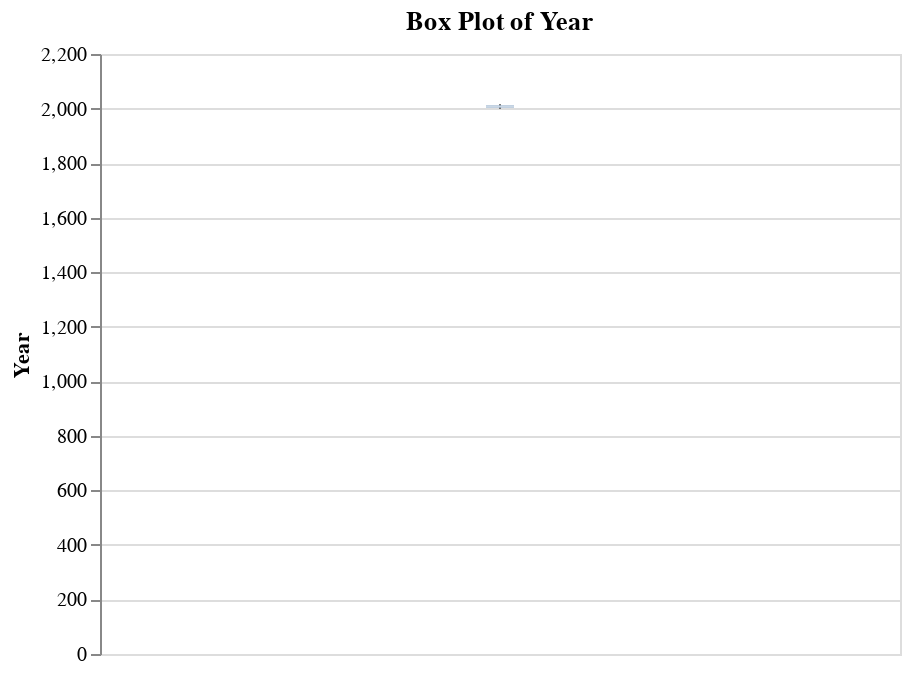
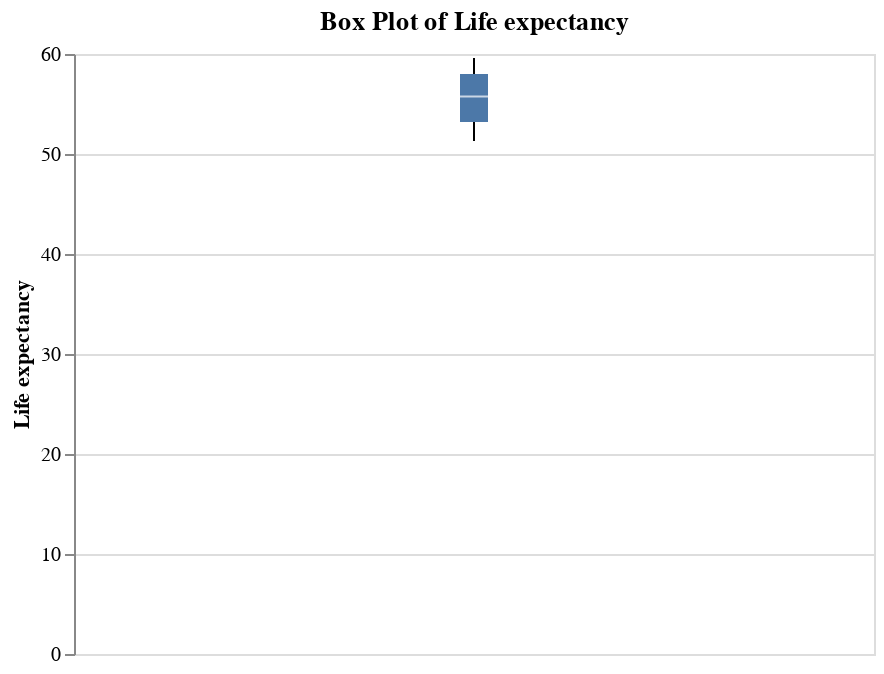
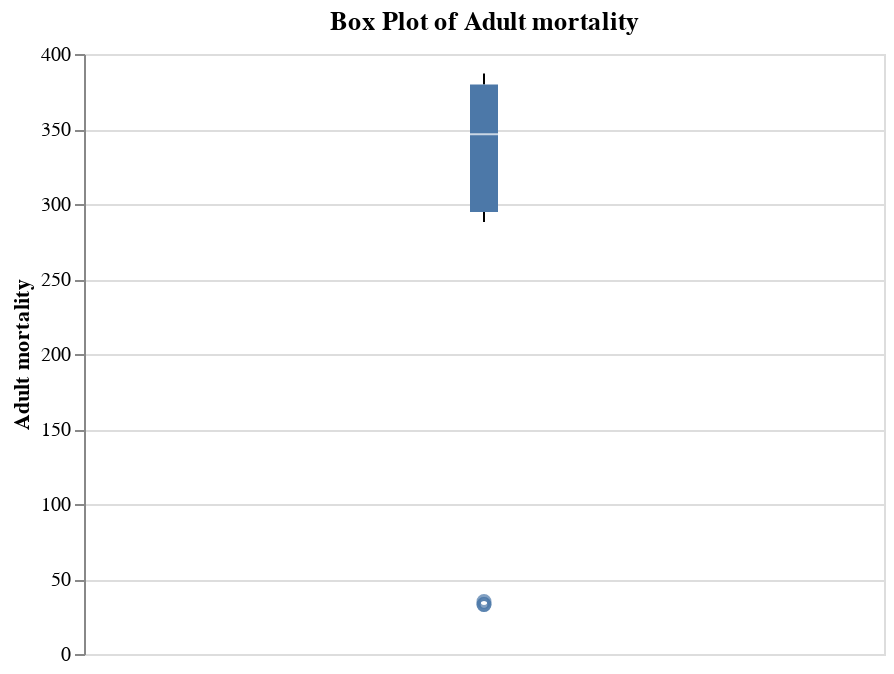
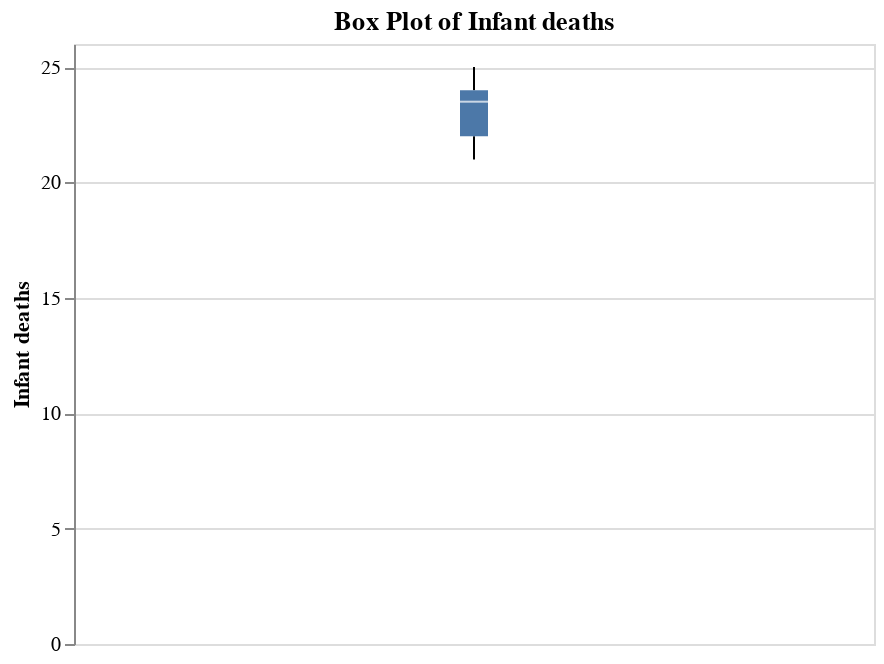

The notebook cell saved with these charts, in order:
### Code cell
# creating box plots for Burundi
for column in subset_Burundi.select_dtypes(include=['float64', 'int64']).columns:
    # Create a box plot for the current column
    chart = alt.Chart(subset_Burundi).mark_boxplot().encode(
        y=alt.Y(f'{column}:Q', title=column)  # Using f-string for dynamic column naming
    ).properties(
        width=400,
        height=300,
        title=f'Box Plot of {column}'
    )

    # Display the chart
    chart.display()

### Figure 1 — Vega-Lite specification as saved in the notebook (floating-point values rounded to 4 significant figures)
{"config": {"view": {"continuousWidth": 400, "continuousHeight": 300}}, "data": {"name": "data-131a47cd570fb7d24b7988a96d06887f"}, "mark": "boxplot", "encoding": {"y": {"field": "Year", "title": "Year", "type": "quantitative"}}, "height": 300, "title": "Box Plot of Year", "width": 400, "$schema": "https://vega.github.io/schema/vega-lite/v4.17.0.json", "datasets": {"data-131a47cd570fb7d24b7988a96d06887f": [{"Country": "Burundi", "Year": 2015, "Status": "Developing", "Life expectancy": 59.6, "Adult mortality": 288.0, "Infant deaths": 21, "Under-five deaths": 31, "Population": 119900.0, "Schooling": 10.6}, {"Country": "Burundi", "Year": 2014, "Status": "Developing", "Life expectancy": 59.1, "Adult mortality": 297.0, "Infant deaths": 22, "Under-five deaths": 32, "Population": 989200.0, "Schooling": 10.6}, {"Country": "Burundi", "Year": 2013, "Status": "Developing", "Life expectancy": 58.6, "Adult mortality": 33.0, "Infant deaths": 22, "Under-five deaths": 32, "Population": 96190.0, "Schooling": 10.5}, {"Country": "Burundi", "Year": 2012, "Status": "Developing", "Life expectancy": 58.0, "Adult mortality": 312.0, "Infant deaths": 22, "Under-five deaths": 33, "Population": 932000.0, "Schooling": 10.3}, {"Country": "Burundi", "Year": 2011, "Status": "Developing", "Life expectancy": 57.4, "Adult mortality": 321.0, "Infant deaths": 22, "Under-five deaths": 33, "Population": 94360.0, "Schooling": 9.9}, {"Country": "Burundi", "Year": 2010, "Status": "Developing", "Life expectancy": 56.8, "Adult mortality": 33.0, "Infant deaths": 23, "Under-five deaths": 34, "Population": 876700.0, "Schooling": 9.3}, {"Country": "Burundi", "Year": 2009, "Status": "Developing", "Life expectancy": 56.2, "Adult mortality": 338.0, "Infant deaths": 23, "Under-five deaths": 34, "Population": 848900.0, "Schooling": 8.6}, {"Country": "Burundi", "Year": 2008, "Status": "Developing", "Life expectancy": 55.3, "Adult mortality": 35.0, "Infant deaths": 23, "Under-five deaths": 35, "Population": 8212000.0, "Schooling": 7.9}, {"Country": "Burundi", "Year": 2007, "Status": "Developing", "Life expectancy": 54.8, "Adult mortality": 355.0, "Infant deaths": 24, "Under-five deaths": 36, "Population": 7940000.0, "Schooling": 7.2}, {"Country": "Burundi", "Year": 2006, "Status": "Developing", "Life expectancy": 54.1, "Adult mortality": 361.0, "Infant deaths": 24, "Under-five deaths": 36, "Population": 7675000.0, "Schooling": 5.9}, {"Country": "Burundi", "Year": 2005, "Status": "Developing", "Life expectancy": 53.4, "Adult mortality": 369.0, "Infant deaths": 24, "Under-five deaths": 37, "Population": 7423000.0, "Schooling": 5.6}, {"Country": "Burundi", "Year": 2004, "Status": "Developing", "Life expectancy": 52.6, "Adult mortality": 378.0, "Infant deaths": 24, "Under-five deaths": 38, "Population": 7182000.0, "Schooling": 5.2}, {"Country": "Burundi", "Year": 2003, "Status": "Developing", "Life expectancy": 51.9, "Adult mortality": 387.0, "Infant deaths": 24, "Under-five deaths": 38, "Population": 6953000.0, "Schooling": 4.7}, {"Country": "Burundi", "Year": 2002, "Status": "Developing", "Life expectancy": 51.5, "Adult mortality": 387.0, "Infant deaths": 24, "Under-five deaths": 39, "Population": 6742000.0, "Schooling": 4.4}, {"Country": "Burundi", "Year": 2001, "Status": "Developing", "Life expectancy": 51.3, "Adult mortality": 385.0, "Infant deaths": 25, "Under-five deaths": 40, "Population": 6556000.0, "Schooling": 4.5}, {"Country": "Burundi", "Year": 2000, "Status": "Developing", "Life expectancy": 58.0, "Adult mortality": 386.0, "Infant deaths": 25, "Under-five deaths": 41, "Population": 6476.0, "Schooling": 4.5}]}}

### Figure 2 — Vega-Lite specification as saved in the notebook (floating-point values rounded to 4 significant figures)
{"config": {"view": {"continuousWidth": 400, "continuousHeight": 300}}, "data": {"name": "data-131a47cd570fb7d24b7988a96d06887f"}, "mark": "boxplot", "encoding": {"y": {"field": "Life expectancy", "title": "Life expectancy", "type": "quantitative"}}, "height": 300, "title": "Box Plot of Life expectancy", "width": 400, "$schema": "https://vega.github.io/schema/vega-lite/v4.17.0.json", "datasets": {"data-131a47cd570fb7d24b7988a96d06887f": [{"Country": "Burundi", "Year": 2015, "Status": "Developing", "Life expectancy": 59.6, "Adult mortality": 288.0, "Infant deaths": 21, "Under-five deaths": 31, "Population": 119900.0, "Schooling": 10.6}, {"Country": "Burundi", "Year": 2014, "Status": "Developing", "Life expectancy": 59.1, "Adult mortality": 297.0, "Infant deaths": 22, "Under-five deaths": 32, "Population": 989200.0, "Schooling": 10.6}, {"Country": "Burundi", "Year": 2013, "Status": "Developing", "Life expectancy": 58.6, "Adult mortality": 33.0, "Infant deaths": 22, "Under-five deaths": 32, "Population": 96190.0, "Schooling": 10.5}, {"Country": "Burundi", "Year": 2012, "Status": "Developing", "Life expectancy": 58.0, "Adult mortality": 312.0, "Infant deaths": 22, "Under-five deaths": 33, "Population": 932000.0, "Schooling": 10.3}, {"Country": "Burundi", "Year": 2011, "Status": "Developing", "Life expectancy": 57.4, "Adult mortality": 321.0, "Infant deaths": 22, "Under-five deaths": 33, "Population": 94360.0, "Schooling": 9.9}, {"Country": "Burundi", "Year": 2010, "Status": "Developing", "Life expectancy": 56.8, "Adult mortality": 33.0, "Infant deaths": 23, "Under-five deaths": 34, "Population": 876700.0, "Schooling": 9.3}, {"Country": "Burundi", "Year": 2009, "Status": "Developing", "Life expectancy": 56.2, "Adult mortality": 338.0, "Infant deaths": 23, "Under-five deaths": 34, "Population": 848900.0, "Schooling": 8.6}, {"Country": "Burundi", "Year": 2008, "Status": "Developing", "Life expectancy": 55.3, "Adult mortality": 35.0, "Infant deaths": 23, "Under-five deaths": 35, "Population": 8212000.0, "Schooling": 7.9}, {"Country": "Burundi", "Year": 2007, "Status": "Developing", "Life expectancy": 54.8, "Adult mortality": 355.0, "Infant deaths": 24, "Under-five deaths": 36, "Population": 7940000.0, "Schooling": 7.2}, {"Country": "Burundi", "Year": 2006, "Status": "Developing", "Life expectancy": 54.1, "Adult mortality": 361.0, "Infant deaths": 24, "Under-five deaths": 36, "Population": 7675000.0, "Schooling": 5.9}, {"Country": "Burundi", "Year": 2005, "Status": "Developing", "Life expectancy": 53.4, "Adult mortality": 369.0, "Infant deaths": 24, "Under-five deaths": 37, "Population": 7423000.0, "Schooling": 5.6}, {"Country": "Burundi", "Year": 2004, "Status": "Developing", "Life expectancy": 52.6, "Adult mortality": 378.0, "Infant deaths": 24, "Under-five deaths": 38, "Population": 7182000.0, "Schooling": 5.2}, {"Country": "Burundi", "Year": 2003, "Status": "Developing", "Life expectancy": 51.9, "Adult mortality": 387.0, "Infant deaths": 24, "Under-five deaths": 38, "Population": 6953000.0, "Schooling": 4.7}, {"Country": "Burundi", "Year": 2002, "Status": "Developing", "Life expectancy": 51.5, "Adult mortality": 387.0, "Infant deaths": 24, "Under-five deaths": 39, "Population": 6742000.0, "Schooling": 4.4}, {"Country": "Burundi", "Year": 2001, "Status": "Developing", "Life expectancy": 51.3, "Adult mortality": 385.0, "Infant deaths": 25, "Under-five deaths": 40, "Population": 6556000.0, "Schooling": 4.5}, {"Country": "Burundi", "Year": 2000, "Status": "Developing", "Life expectancy": 58.0, "Adult mortality": 386.0, "Infant deaths": 25, "Under-five deaths": 41, "Population": 6476.0, "Schooling": 4.5}]}}

### Figure 3 — Vega-Lite specification as saved in the notebook (floating-point values rounded to 4 significant figures)
{"config": {"view": {"continuousWidth": 400, "continuousHeight": 300}}, "data": {"name": "data-131a47cd570fb7d24b7988a96d06887f"}, "mark": "boxplot", "encoding": {"y": {"field": "Adult mortality", "title": "Adult mortality", "type": "quantitative"}}, "height": 300, "title": "Box Plot of Adult mortality", "width": 400, "$schema": "https://vega.github.io/schema/vega-lite/v4.17.0.json", "datasets": {"data-131a47cd570fb7d24b7988a96d06887f": [{"Country": "Burundi", "Year": 2015, "Status": "Developing", "Life expectancy": 59.6, "Adult mortality": 288.0, "Infant deaths": 21, "Under-five deaths": 31, "Population": 119900.0, "Schooling": 10.6}, {"Country": "Burundi", "Year": 2014, "Status": "Developing", "Life expectancy": 59.1, "Adult mortality": 297.0, "Infant deaths": 22, "Under-five deaths": 32, "Population": 989200.0, "Schooling": 10.6}, {"Country": "Burundi", "Year": 2013, "Status": "Developing", "Life expectancy": 58.6, "Adult mortality": 33.0, "Infant deaths": 22, "Under-five deaths": 32, "Population": 96190.0, "Schooling": 10.5}, {"Country": "Burundi", "Year": 2012, "Status": "Developing", "Life expectancy": 58.0, "Adult mortality": 312.0, "Infant deaths": 22, "Under-five deaths": 33, "Population": 932000.0, "Schooling": 10.3}, {"Country": "Burundi", "Year": 2011, "Status": "Developing", "Life expectancy": 57.4, "Adult mortality": 321.0, "Infant deaths": 22, "Under-five deaths": 33, "Population": 94360.0, "Schooling": 9.9}, {"Country": "Burundi", "Year": 2010, "Status": "Developing", "Life expectancy": 56.8, "Adult mortality": 33.0, "Infant deaths": 23, "Under-five deaths": 34, "Population": 876700.0, "Schooling": 9.3}, {"Country": "Burundi", "Year": 2009, "Status": "Developing", "Life expectancy": 56.2, "Adult mortality": 338.0, "Infant deaths": 23, "Under-five deaths": 34, "Population": 848900.0, "Schooling": 8.6}, {"Country": "Burundi", "Year": 2008, "Status": "Developing", "Life expectancy": 55.3, "Adult mortality": 35.0, "Infant deaths": 23, "Under-five deaths": 35, "Population": 8212000.0, "Schooling": 7.9}, {"Country": "Burundi", "Year": 2007, "Status": "Developing", "Life expectancy": 54.8, "Adult mortality": 355.0, "Infant deaths": 24, "Under-five deaths": 36, "Population": 7940000.0, "Schooling": 7.2}, {"Country": "Burundi", "Year": 2006, "Status": "Developing", "Life expectancy": 54.1, "Adult mortality": 361.0, "Infant deaths": 24, "Under-five deaths": 36, "Population": 7675000.0, "Schooling": 5.9}, {"Country": "Burundi", "Year": 2005, "Status": "Developing", "Life expectancy": 53.4, "Adult mortality": 369.0, "Infant deaths": 24, "Under-five deaths": 37, "Population": 7423000.0, "Schooling": 5.6}, {"Country": "Burundi", "Year": 2004, "Status": "Developing", "Life expectancy": 52.6, "Adult mortality": 378.0, "Infant deaths": 24, "Under-five deaths": 38, "Population": 7182000.0, "Schooling": 5.2}, {"Country": "Burundi", "Year": 2003, "Status": "Developing", "Life expectancy": 51.9, "Adult mortality": 387.0, "Infant deaths": 24, "Under-five deaths": 38, "Population": 6953000.0, "Schooling": 4.7}, {"Country": "Burundi", "Year": 2002, "Status": "Developing", "Life expectancy": 51.5, "Adult mortality": 387.0, "Infant deaths": 24, "Under-five deaths": 39, "Population": 6742000.0, "Schooling": 4.4}, {"Country": "Burundi", "Year": 2001, "Status": "Developing", "Life expectancy": 51.3, "Adult mortality": 385.0, "Infant deaths": 25, "Under-five deaths": 40, "Population": 6556000.0, "Schooling": 4.5}, {"Country": "Burundi", "Year": 2000, "Status": "Developing", "Life expectancy": 58.0, "Adult mortality": 386.0, "Infant deaths": 25, "Under-five deaths": 41, "Population": 6476.0, "Schooling": 4.5}]}}

### Figure 4 — Vega-Lite specification as saved in the notebook (floating-point values rounded to 4 significant figures)
{"config": {"view": {"continuousWidth": 400, "continuousHeight": 300}}, "data": {"name": "data-131a47cd570fb7d24b7988a96d06887f"}, "mark": "boxplot", "encoding": {"y": {"field": "Infant deaths", "title": "Infant deaths", "type": "quantitative"}}, "height": 300, "title": "Box Plot of Infant deaths", "width": 400, "$schema": "https://vega.github.io/schema/vega-lite/v4.17.0.json", "datasets": {"data-131a47cd570fb7d24b7988a96d06887f": [{"Country": "Burundi", "Year": 2015, "Status": "Developing", "Life expectancy": 59.6, "Adult mortality": 288.0, "Infant deaths": 21, "Under-five deaths": 31, "Population": 119900.0, "Schooling": 10.6}, {"Country": "Burundi", "Year": 2014, "Status": "Developing", "Life expectancy": 59.1, "Adult mortality": 297.0, "Infant deaths": 22, "Under-five deaths": 32, "Population": 989200.0, "Schooling": 10.6}, {"Country": "Burundi", "Year": 2013, "Status": "Developing", "Life expectancy": 58.6, "Adult mortality": 33.0, "Infant deaths": 22, "Under-five deaths": 32, "Population": 96190.0, "Schooling": 10.5}, {"Country": "Burundi", "Year": 2012, "Status": "Developing", "Life expectancy": 58.0, "Adult mortality": 312.0, "Infant deaths": 22, "Under-five deaths": 33, "Population": 932000.0, "Schooling": 10.3}, {"Country": "Burundi", "Year": 2011, "Status": "Developing", "Life expectancy": 57.4, "Adult mortality": 321.0, "Infant deaths": 22, "Under-five deaths": 33, "Population": 94360.0, "Schooling": 9.9}, {"Country": "Burundi", "Year": 2010, "Status": "Developing", "Life expectancy": 56.8, "Adult mortality": 33.0, "Infant deaths": 23, "Under-five deaths": 34, "Population": 876700.0, "Schooling": 9.3}, {"Country": "Burundi", "Year": 2009, "Status": "Developing", "Life expectancy": 56.2, "Adult mortality": 338.0, "Infant deaths": 23, "Under-five deaths": 34, "Population": 848900.0, "Schooling": 8.6}, {"Country": "Burundi", "Year": 2008, "Status": "Developing", "Life expectancy": 55.3, "Adult mortality": 35.0, "Infant deaths": 23, "Under-five deaths": 35, "Population": 8212000.0, "Schooling": 7.9}, {"Country": "Burundi", "Year": 2007, "Status": "Developing", "Life expectancy": 54.8, "Adult mortality": 355.0, "Infant deaths": 24, "Under-five deaths": 36, "Population": 7940000.0, "Schooling": 7.2}, {"Country": "Burundi", "Year": 2006, "Status": "Developing", "Life expectancy": 54.1, "Adult mortality": 361.0, "Infant deaths": 24, "Under-five deaths": 36, "Population": 7675000.0, "Schooling": 5.9}, {"Country": "Burundi", "Year": 2005, "Status": "Developing", "Life expectancy": 53.4, "Adult mortality": 369.0, "Infant deaths": 24, "Under-five deaths": 37, "Population": 7423000.0, "Schooling": 5.6}, {"Country": "Burundi", "Year": 2004, "Status": "Developing", "Life expectancy": 52.6, "Adult mortality": 378.0, "Infant deaths": 24, "Under-five deaths": 38, "Population": 7182000.0, "Schooling": 5.2}, {"Country": "Burundi", "Year": 2003, "Status": "Developing", "Life expectancy": 51.9, "Adult mortality": 387.0, "Infant deaths": 24, "Under-five deaths": 38, "Population": 6953000.0, "Schooling": 4.7}, {"Country": "Burundi", "Year": 2002, "Status": "Developing", "Life expectancy": 51.5, "Adult mortality": 387.0, "Infant deaths": 24, "Under-five deaths": 39, "Population": 6742000.0, "Schooling": 4.4}, {"Country": "Burundi", "Year": 2001, "Status": "Developing", "Life expectancy": 51.3, "Adult mortality": 385.0, "Infant deaths": 25, "Under-five deaths": 40, "Population": 6556000.0, "Schooling": 4.5}, {"Country": "Burundi", "Year": 2000, "Status": "Developing", "Life expectancy": 58.0, "Adult mortality": 386.0, "Infant deaths": 25, "Under-five deaths": 41, "Population": 6476.0, "Schooling": 4.5}]}}
